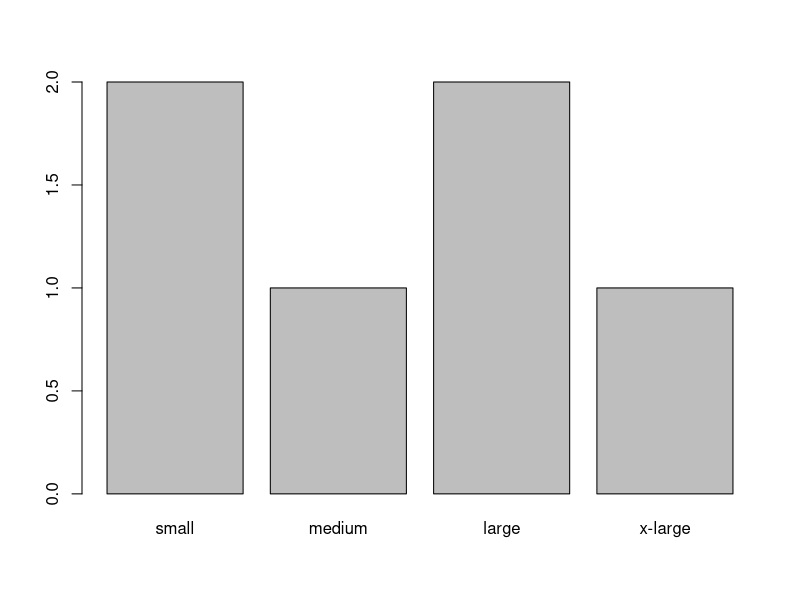

Here is the R script that generated this plot:
## %% used for reminder 
# %/% is used for integer division
# | used for vectors OR
# || used for non vectors or for variables
# 25l if there is l with number it mean integer
# do not use reserve keywords for your var name like if, else, function, break etc
# snake case:  user_name
# camel case: userName first word is start from small 2nd capital
# data structures is vectors(collection of elemets of same datatype... and its index start from 1 in R) , metrcies,arrays,list, data.frames


# creating vector using diffrent methods
# 1   built in fuction callaed combine fuction c()
vec<-c(1,2,4)   # lessthan hypon(<-)   and this came directly using alt + (-) key
vec
# 2 using colon operator
vec1<- 1:10
vec1
# using sequence function 
vec2<- seq(1,10, by=2)
vec2
# using repeat method 
vec3<- rep('hi', 3)
vec3

x=20
# or
x<-20
#or
20->x   # all 3 method is same but we will 


x <- 1:20
x[c(3, 6, 15:20)]  # to get only 3, 6 and 11 element 

y <- seq(2,30, by=2)   # in seq length.out=5 mean divide this sequence in 5 equal parts
y

z <- rep(c(0,1,2), 3)  # repeat 0,1,2   3 times
z

zz <- vector('logical', 10)   # mean initialize empty vector
zz
class(zz)

# MATRICS (it is not diff class of object .. they are basically a 2D vectors) and is define using matrix()
m <- matrix(1:6, nrow = 2, ncol=3 , byrow = TRUE)   # it fill data column wise
m
dim(m)  # it give dimensions of matrix (2,3) mean 2 rows 2 columns

# Or we can also create matrix using vectors
v1 <- c(1,2,3)
v2 <- c(3,4,5)
new_c <- cbind(v1,v2)    # column wise combination
new_c

new_r <- rbind(v1,v2) # row wise combination
new_r
new_r[2,]   # mean give me all element of row 2

# converting vector into matrix
v <- 1:10
dim(v) <- c(2,5)  # it will convert the above v vector into 2*5 matrix
v

# ARRAY (is more than 2 dimension object... they can store data in more than 2d... Matrix is a special case of array with 2 dimesions) and all elemets of array must be of same data type
arr <- array(1:20, dim=c(2,5,2))      # 2 rows 5 columns ke 2 matrix 
arr

# how to create array from a vector 
vec <- 1:20
dim(vec) <- c(2,2,5)
vec


# LIST(list is an R object which can store elements of diff datatypes like numeric, str, vector,matrices or even another list)  and can be accesed sung [] or [[]] or $
list <-  list(2,3,4,6L,7L, 'adam','tom', 'bob', TRUE)
list


# DATAFRAME  (used to store tabular data) and it is commonly used in R.. it store diff data type but all column must be of same datatype
df <-  data.frame(name=c('hamza', 'tom', 'bob'),marks=c(100,50,90), grade=c("A+", 'C', 'A'))
df
df$name    # to get any specific columns you can also use  df['name']


# Factors (it is special data structure specifically desgined for catagorical data) ... and unique categories is called levels
# mostly factor is used for memory efficency q ke ye unique values store karte he and characters store everything

shirt_size <- c('medium', 'small', 'large', 'x-large', 'small', 'large')
shirt_size
class(shirt_size)

shirt_size_factor <- factor(shirt_size)
shirt_size_factor
levels(shirt_size_factor)
nlevels(shirt_size_factor)

size_order <- c('small', 'medium', 'large', 'x-large')
shirt_size_factor <-factor(shirt_size, levels = size_order, ordered = TRUE)
shirt_size_factor

plot(shirt_size_factor)
